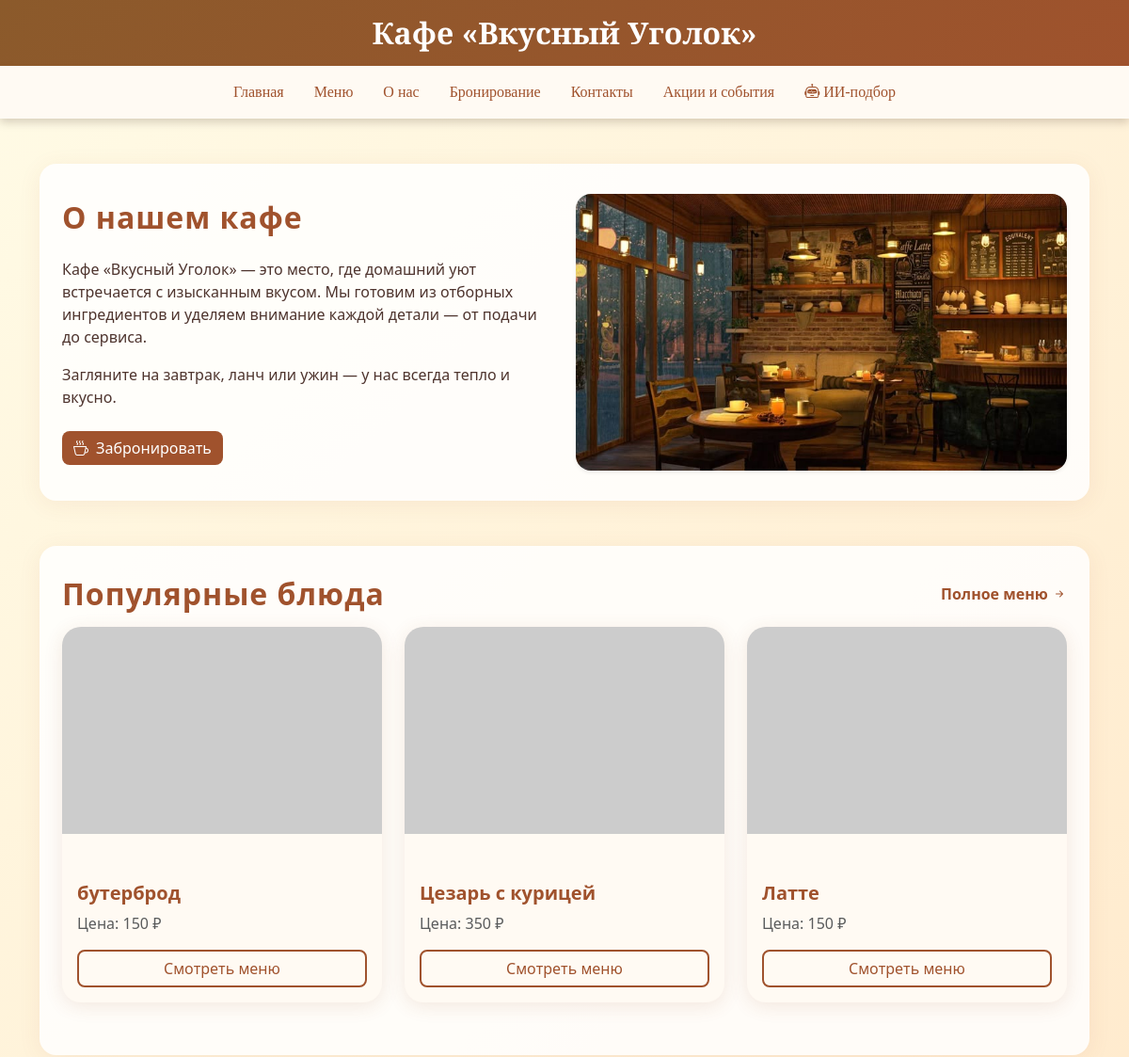
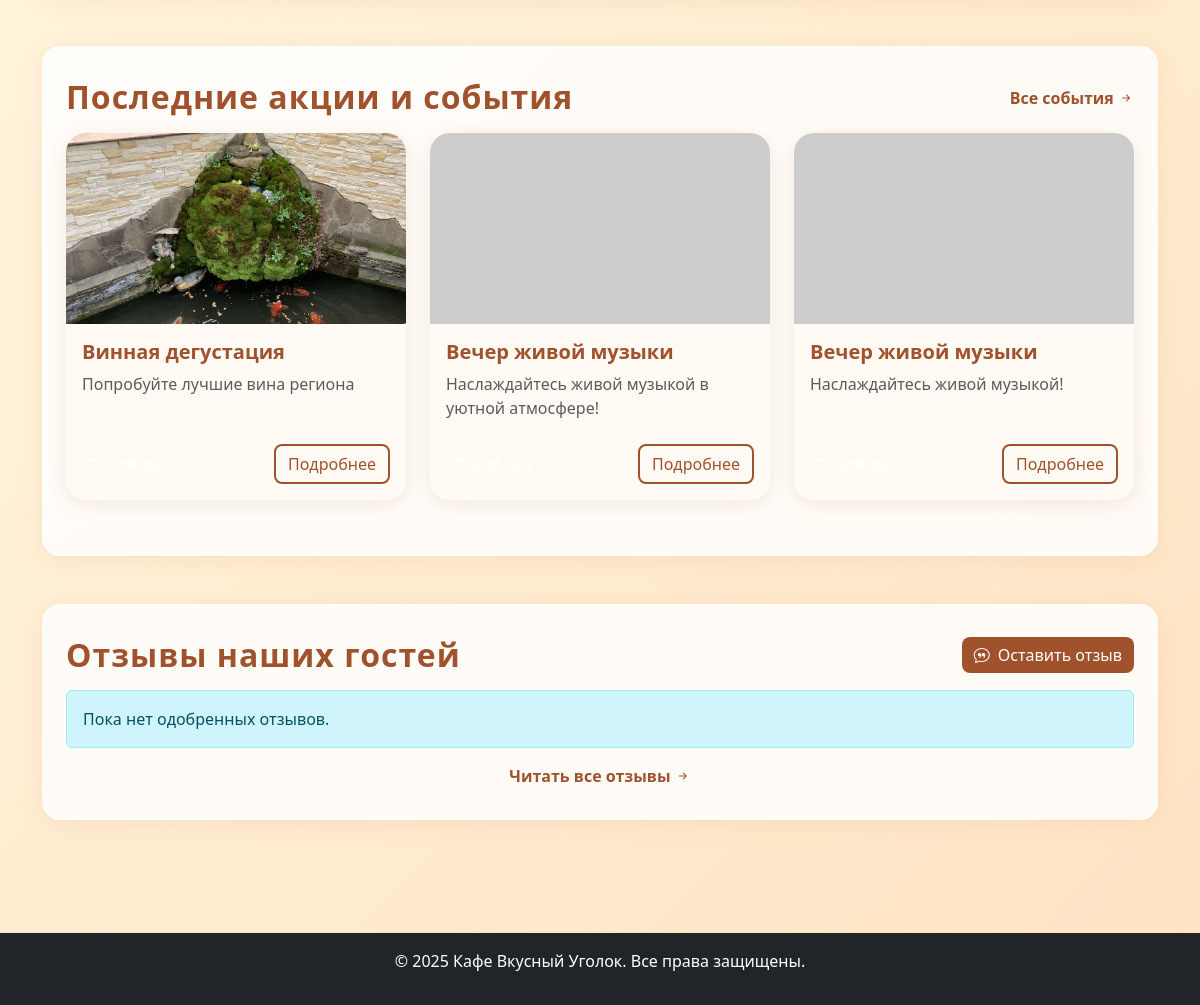
The page / on the database its author committed (2 pictures, top to bottom).
### tables this page shows
CREATE TABLE `menu` (
  `id` int(11) NOT NULL,
  `name` varchar(255) NOT NULL,
  `description` text,
  `price` decimal(10,2) NOT NULL,
  `category` varchar(100) DEFAULT NULL,
  `image` varchar(255) DEFAULT NULL
);

CREATE TABLE `events` (
  `id` int(11) NOT NULL,
  `title` varchar(255) NOT NULL,
  `description` text,
  `date` date NOT NULL,
  `image` varchar(255) DEFAULT NULL
);

### index.php (the view, shortened to what this page needs)
<?php
include 'includes/db_connect.php';
if ($pdo instanceof PDO) {
    $pdo->setAttribute(PDO::ATTR_ERRMODE, PDO::ERRMODE_EXCEPTION);
}
if (!function_exists('e')) {
    function e($str) {
        return htmlspecialchars((string)$str, ENT_QUOTES, 'UTF-8');
    }
}
?>
<!DOCTYPE html>
<html lang="ru">
<head>
    <link href="https://cdn.jsdelivr.net/npm/bootstrap@5.3.0/dist/css/bootstrap.min.css" rel="stylesheet">
    <link href="https://cdn.jsdelivr.net/npm/bootstrap-icons@1.11.3/font/bootstrap-icons.css" rel="stylesheet">
    <link href="css/index.css" rel="stylesheet" />
</head>
<body>
<?php include 'includes/header.php'; ?>
<main>
    <div class="container py-5">
        <section class="section-card reveal" aria-labelledby="about-title">
            <div class="row align-items-center g-4">
                <div class="col-lg-6">
                    <h2 id="about-title" class="section-title">О нашем кафе</h2>
                    <p class="mb-3">Кафе «Вкусный Уголок» — это место, где домашний уют встречается с изысканным вкусом. Мы готовим из отборных ингредиентов и уделяем внимание каждой детали — от подачи до сервиса.</p>
                    <p class="mb-4">Загляните на завтрак, ланч или ужин — у нас всегда тепло и вкусно.</p>
                    <a href="booking.php" class="btn btn-coffee"><i class="bi bi-cup-hot me-2"></i>Забронировать</a>
                </div>
                <div class="col-lg-6">
                    <img src="img/glav.jpg" class="img-fluid rounded-4 shadow-sm" alt="Интерьер кафе" loading="lazy">
                </div>
            </div>
        </section>
        <section class="section-card mt-5 reveal" aria-labelledby="popular-title">
            <div class="d-flex align-items-center justify-content-between flex-wrap gap-2 mb-3">
                <h2 id="popular-title" class="section-title m-0">Популярные блюда</h2>
                <a href="menu.php" class="link-coffee fw-semibold">Полное меню <i class="bi bi-arrow-right-short"></i></a>
            </div>
            <div class="row">
                <?php
                try {
                    $stmt = $pdo->query("SELECT id, name, price, image FROM menu ORDER BY id DESC LIMIT 3");
                    $i = 0;
                    while ($dish = $stmt->fetch(PDO::FETCH_ASSOC)) {
                        $i++;
                        $img = $dish['image'] ? e($dish['image']) : 'https://via.placeholder.com/600x400?text=Dish';
                        $name = e($dish['name']);
                        $price = isset($dish['price']) ? number_format((float)$dish['price'], 0, ',', ' ') : '—';
                        echo '<div class="col-md-4 mb-4">
                                <div class="card plate-card h-100 reveal" style="--delay: '.($i*80).'ms;">
                                    <div class="ratio ratio-4x3 overflow-hidden">
                                        <img src="'.$img.'" class="card-img-top" alt="'.$name.'" loading="lazy">
                                    </div>
                                    <div class="card-body d-flex flex-column">
                                        <h3 class="card-title h5 mb-2">'.$name.'</h3>
                                        <p class="card-text text-muted mb-3">Цена: '.$price.' ₽</p>
                                        <div class="mt-auto">
                                            <a href="menu.php" class="btn btn-outline-coffee w-100">Смотреть меню</a>
                                        </div>
                                    </div>
                                </div>
                            </div>';
                    }
                } catch (Throwable $ex) {
                    echo '<div class="alert alert-warning">Не удалось загрузить популярные блюда.</div>';
                }
                ?>
            </div>
        </section>
        <section class="section-card mt-5 reveal" aria-labelledby="events-title">
            <div class="d-flex align-items-center justify-content-between flex-wrap gap-2 mb-3">
                <h2 id="events-title" class="section-title m-0">Последние акции и события</h2>
                <a href="events.php" class="link-coffee fw-semibold">Все события <i class="bi bi-arrow-right-short"></i></a>
            </div>
            <div class="row">
                <?php
                try {
                    $stmt = $pdo->query("SELECT id, title, description, date, image FROM events ORDER BY date DESC LIMIT 3");
                    $i = 0;
                    while ($event = $stmt->fetch(PDO::FETCH_ASSOC)) {
                        $i++;
                        $img = $event['image'] ? e($event['image']) : 'https://via.placeholder.com/600x400?text=Event';
                        $title = e($event['title']);
                        $desc = e($event['description']);
                        $date = $event['date'] ? date('d.m.Y', strtotime($event['date'])) : '';
                        echo '<div class="col-md-4 mb-4">
                                <article class="card event-card h-100 reveal" style="--delay: '.($i*80).'ms;">
                                    <div class="ratio ratio-16x9 overflow-hidden">
                                        <img src="'.$img.'" class="card-img-top" alt="'.$title.'" loading="lazy">
                                    </div>
                                    <div class="card-body d-flex flex-column">
                                        <h3 class="card-title h5 mb-2">'.$title.'</h3>
                                        <p class="card-text text-muted flex-grow-1">'.$desc.'</p>
                                        <div class="d-flex align-items-center justify-content-between mt-2">
                                            <span class="badge bg-coffee-subtle text-coffee"><i class="bi bi-calendar-event me-1"></i>'.$date.'</span>
                                            <a href="events.php" class="btn btn-outline-coffee">Подробнее</a>
                                        </div>
                                    </div>
                                </article>
                            </div>';
                    }
                } catch (Throwable $ex) {
                    echo '<div class="alert alert-warning">Не удалось загрузить события.</div>';
                }
                ?>
            </div>
        </section>
        <section class="section-card mt-5 reveal" aria-labelledby="reviews-title">
            <div class="d-flex align-items-center justify-content-between flex-wrap gap-2 mb-3">
                <h2 id="reviews-title" class="section-title m-0">Отзывы наших гостей</h2>
                <button type="button" class="btn btn-coffee" data-bs-toggle="modal" data-bs-target="#reviewModal">
                    <i class="bi bi-chat-quote me-2"></i>Оставить отзыв
                </button>
            </div>
            <div class="row">
                <?php
                try {
                    $empty = true;
                    if ($empty) {
                        echo '<div class="col-12"><div class="alert alert-info mb-0">Пока нет одобренных отзывов.</div></div>';
                    }
                } catch (Throwable $ex) {
                    echo '<div class="alert alert-warning">Не удалось загрузить отзывы: '.e($ex->getMessage()).'</div>';
                }
                ?>
            </div>
            <div class="text-center mt-3">
                <a href="reviews.php" class="link-coffee fw-semibold">Читать все отзывы <i class="bi bi-arrow-right-short"></i></a>
            </div>
        </section>
    </div>
</main>
<?php include 'includes/footer.php'; ?>
</body>
</html>

### includes/header.php (shortened to what this page needs)
<header class="site-header">
    <link rel="stylesheet" href="css/header.css">
    <div class="header-top text-center py-3">
        <h1 class="site-title m-0">Кафе «Вкусный Уголок»</h1>
    </div>
    <nav class="navbar navbar-expand-lg navbar-dark">
        <div class="container">
            <div class="collapse navbar-collapse justify-content-center" id="mainNav">
                <div class="navbar-nav">
                    <a class="nav-link" href="index.php">Главная</a>
                    <a class="nav-link" href="menu.php">Меню</a>
                    <a class="nav-link" href="about.php">О нас</a>
                    <a class="nav-link" href="booking.php">Бронирование</a>
                    <a class="nav-link" href="contacts.php">Контакты</a>
                    <a class="nav-link" href="events.php">Акции и события</a>
                    <a class="nav-link" href="ai_recommend.php"><i class="bi bi-robot"></i> ИИ-подбор</a>
                </div>
            </div>
        </div>
    </nav>
</header>

### includes/footer.php
<footer class="bg-dark text-white text-center py-3">
    <p>&copy; 2025 Кафе Вкусный Уголок. Все права защищены.</p>
</footer>

### css/index.css (style rules this page uses)
body { background: linear-gradient(135deg, #fffbe6 0%, #ffe4c4 100%); font-family: 'Segoe UI', 'Arial', sans-serif; color: #4e342e; }
h2 { color: #a0522d; font-weight: 700; letter-spacing: 1px; margin-bottom: 1.5rem; }
section { background: rgba(255,255,255,0.85); border-radius: 18px; box-shadow: 0 4px 24px rgba(160,82,45,0.08); padding: 2rem 1.5rem; margin-bottom: 2rem; }
.card { border: none; border-radius: 20px; overflow: hidden; background: #fffaf3; box-shadow: 0 4px 20px rgba(160, 82, 45, 0.12); transition: transform 0.3s ease, box-shadow 0.3s ease; }
.card-img-top { height: 220px; object-fit: cover; transition: transform 0.4s ease; }
.card-title { color: #a0522d; font-size: 1.25rem; font-weight: 600; }
.card-text { color: #6d4c41; }
.btn-coffee { background-color: #a0522d; border: none; color: #fff; font-weight: 500; border-radius: 8px; transition: background-color 0.3s ease, transform 0.2s ease; }
.btn-outline-coffee { background-color: transparent; border: 2px solid #a0522d; color: #a0522d; font-weight: 500; border-radius: 8px; transition: all 0.3s ease, transform 0.2s ease; }
.link-coffee { color: #a0522d; text-decoration: none; transition: color 0.3s ease; }
footer { background: #fffaf3; color: #a0522d; border-top: 1px solid #ffe4c4; padding: 1.5rem 0; font-size: 1rem; margin-top: 2rem; }
.navbar { background: #fffaf3 !important; box-shadow: 0 2px 8px rgba(160,82,45,0.07); }
.nav-link { color: #6d4c41 !important; font-weight: 500; margin-right: 1rem; }

### css/header.css (style rules this page uses)
.site-header { background: linear-gradient(135deg, #8b5a2b, #a0522d); color: #fff; font-family: 'Playfair Display', serif; box-shadow: 0 4px 10px rgba(0,0,0,0.15); }
.site-title { font-size: 2rem; font-weight: 700; }
.navbar { background-color: #fff; padding: 0.5rem 0; }
.nav-link { color: #a0522d !important; font-weight: 500; margin: 0 0.5rem; padding: 0.5rem 1rem; border-radius: 6px; transition: all 0.3s ease; }

### rows shown on the page
menu: name "бутерброд", price "150"
menu: name "Цезарь с курицей", price "350"
menu: name "Латте", price "150"
events: image (picture), title "Винная дегустация", description "Попробуйте лучшие вина региона"
events: title "Вечер живой музыки", description "Наслаждайтесь живой музыкой в уютной атмосфере!"
events: title "Вечер живой музыки", description "Наслаждайтесь живой музыкой!"
